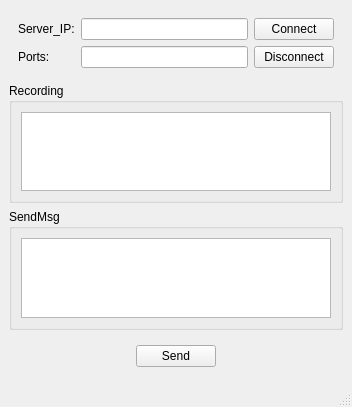
<?xml version="1.0" encoding="UTF-8"?>
<ui version="4.0">
 <class>MainWindow</class>
 <widget class="QMainWindow" name="MainWindow">
  <property name="geometry">
   <rect>
    <x>0</x>
    <y>0</y>
    <width>352</width>
    <height>407</height>
   </rect>
  </property>
  <property name="windowTitle">
   <string>MainWindow</string>
  </property>
  <widget class="QWidget" name="centralwidget">
   <layout class="QVBoxLayout" name="verticalLayout_3">
    <item>
     <widget class="QWidget" name="widget" native="true">
      <layout class="QGridLayout" name="gridLayout">
       <item row="0" column="2">
        <widget class="QPushButton" name="btn_Connect">
         <property name="text">
          <string>Connect</string>
         </property>
        </widget>
       </item>
       <item row="0" column="1">
        <widget class="QLineEdit" name="ServerIP"/>
       </item>
       <item row="0" column="0">
        <widget class="QLabel" name="label">
         <property name="text">
          <string>Server_IP:</string>
         </property>
        </widget>
       </item>
       <item row="1" column="0">
        <widget class="QLabel" name="label_2">
         <property name="text">
          <string>Ports:</string>
         </property>
        </widget>
       </item>
       <item row="1" column="1">
        <widget class="QLineEdit" name="ServerPort"/>
       </item>
       <item row="1" column="2">
        <widget class="QPushButton" name="btn_Disconnect">
         <property name="text">
          <string>Disconnect</string>
         </property>
        </widget>
       </item>
      </layout>
     </widget>
    </item>
    <item>
     <widget class="QGroupBox" name="groupBox">
      <property name="title">
       <string>Recording</string>
      </property>
      <layout class="QVBoxLayout" name="verticalLayout">
       <item>
        <widget class="QTextEdit" name="record"/>
       </item>
      </layout>
     </widget>
    </item>
    <item>
     <widget class="QGroupBox" name="groupBox_2">
      <property name="title">
       <string>SendMsg</string>
      </property>
      <layout class="QVBoxLayout" name="verticalLayout_2">
       <item>
        <widget class="QTextEdit" name="msg"/>
       </item>
      </layout>
     </widget>
    </item>
    <item>
     <widget class="QWidget" name="widget_2" native="true">
      <layout class="QHBoxLayout" name="horizontalLayout_2">
       <item>
        <spacer name="horizontalSpacer">
         <property name="orientation">
          <enum>Qt::Horizontal</enum>
         </property>
         <property name="sizeHint" stdset="0">
          <size>
           <width>112</width>
           <height>20</height>
          </size>
         </property>
        </spacer>
       </item>
       <item>
        <widget class="QPushButton" name="btn_Send">
         <property name="text">
          <string>Send</string>
         </property>
        </widget>
       </item>
       <item>
        <spacer name="horizontalSpacer_2">
         <property name="orientation">
          <enum>Qt::Horizontal</enum>
         </property>
         <property name="sizeHint" stdset="0">
          <size>
           <width>111</width>
           <height>20</height>
          </size>
         </property>
        </spacer>
       </item>
      </layout>
     </widget>
    </item>
   </layout>
  </widget>
  <widget class="QStatusBar" name="statusbar"/>
 </widget>
 <resources/>
 <connections/>
</ui>
